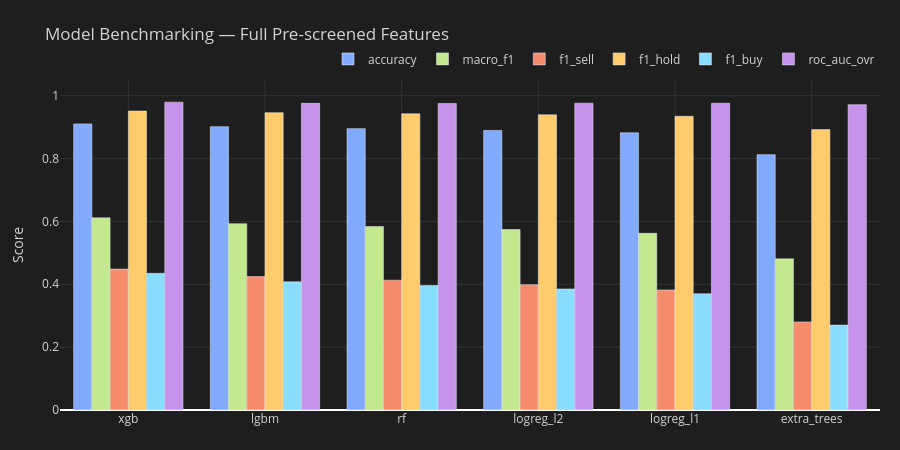

This figure's notebook cell:
### Code cell
from sklearn.metrics import (
    accuracy_score, f1_score, classification_report, roc_auc_score
)

# XGB/LGBM use remapped labels; others use original y
_XGB_MODELS = {'xgb', 'lgbm'}

def _get_xy(name, which='train'):
    """Return X, y pair for the given model (handles XGB label remapping)."""
    X = X_train_ps if which == 'train' else X_test_ps
    y = (y_train_xgb if name in _XGB_MODELS else y_train) if which == 'train' else \
        (y_test_xgb  if name in _XGB_MODELS else y_test)
    return X, y

def _eval_model(name, model):
    _, y_tr = _get_xy(name, 'train')
    X_te, y_te = _get_xy(name, 'test')
    preds = model.predict(X_te)

    # Remap XGB preds back to original labels for consistent reporting
    if name in _XGB_MODELS:
        preds_orig = np.vectorize(_LABEL_REMAP.get)(preds)
        y_te_orig  = np.vectorize(_LABEL_REMAP.get)(y_te)
    else:
        preds_orig = preds
        y_te_orig  = y_te

    acc   = accuracy_score(y_te_orig, preds_orig)
    f1    = f1_score(y_te_orig, preds_orig, average='macro', zero_division=0)
    f1_pc = f1_score(y_te_orig, preds_orig, average=None,    zero_division=0,
                     labels=[-1, 0, 1])

    # ROC-AUC (OvR) — needs probabilities
    try:
        proba = model.predict_proba(X_te)
        if name in _XGB_MODELS:
            y_bin = label_binarize(y_te, classes=[0, 1, 2])
        else:
            y_bin = label_binarize(y_te_orig, classes=[-1, 0, 1])
        roc = roc_auc_score(y_bin, proba, multi_class='ovr', average='macro')
    except Exception:
        roc = float('nan')

    return {
        'accuracy':    acc,
        'macro_f1':    f1,
        'f1_sell':     f1_pc[0],
        'f1_hold':     f1_pc[1],
        'f1_buy':      f1_pc[2],
        'roc_auc_ovr': roc,
    }

# ── Train + Evaluate ───────────────────────────────────────────────────────────
bench_results_full = {}
fitted_models_full = {}

for name in MODELS_TO_RUN:
    model = AVAILABLE_MODELS[name]
    X_tr, y_tr = _get_xy(name, 'train')
    print(f"  Training {name} …", end='  ')
    _t0 = time.time()
    if name in _XGB_MODELS:
        model.fit(X_tr, y_tr, sample_weight=_sw_train_xgb)
    else:
        model.fit(X_tr, y_tr)
    print(f"{time.time()-_t0:.1f}s")
    fitted_models_full[name] = model
    bench_results_full[name] = _eval_model(name, model)

# ── Results table ──────────────────────────────────────────────────────────────
bench_df_full = (
    pd.DataFrame(bench_results_full).T
    .sort_values('macro_f1', ascending=False)
    .round(4)
)
print(f"\n{'='*70}")
print("  BENCHMARKING RESULTS — FULL PRE-SCREENED FEATURES")
print(f"{'='*70}")
print(bench_df_full.to_string())

# ── Bar chart ─────────────────────────────────────────────────────────────────
_metrics  = ['accuracy', 'macro_f1', 'f1_sell', 'f1_hold', 'f1_buy', 'roc_auc_ovr']
_mc = ['#82aaff','#c3e88d','#f78c6c','#ffcb6b','#89ddff','#c792ea']

fig = go.Figure()
for _mi, _met in enumerate(_metrics):
    fig.add_trace(go.Bar(
        name=_met,
        x=bench_df_full.index.tolist(),
        y=bench_df_full[_met].tolist(),
        marker_color=_mc[_mi % len(_mc)],
    ))
fig.update_layout(
    title='Model Benchmarking — Full Pre-screened Features',
    barmode='group',
    yaxis=dict(range=[0, 1.05], title='Score', gridcolor='#333'),
    xaxis=dict(gridcolor='#333'),
    height=450,
    paper_bgcolor='#1e1e1e', plot_bgcolor='#1e1e1e', font=dict(color='#d4d4d4'),
    legend=dict(orientation='h', yanchor='bottom', y=1.02, xanchor='right', x=1),
    margin=dict(l=60, r=20, t=80, b=40),
)
fig.show()

### Figure 1 — Plotly figure (JSON) as saved in the notebook; plotly's stock layout.template omitted (floating-point values rounded to 4 significant figures)
{"data": [{"marker": {"color": "#82aaff"}, "name": "accuracy", "type": "bar", "x": ["xgb", "lgbm", "rf", "logreg_l2", "logreg_l1", "extra_trees"], "y": [0.9103, 0.9014, 0.8952, 0.8897, 0.8818, 0.8125]}, {"marker": {"color": "#c3e88d"}, "name": "macro_f1", "type": "bar", "x": ["xgb", "lgbm", "rf", "logreg_l2", "logreg_l1", "extra_trees"], "y": [0.6115, 0.5928, 0.5838, 0.5743, 0.5622, 0.4809]}, {"marker": {"color": "#f78c6c"}, "name": "f1_sell", "type": "bar", "x": ["xgb", "lgbm", "rf", "logreg_l2", "logreg_l1", "extra_trees"], "y": [0.4483, 0.4244, 0.4129, 0.3986, 0.3819, 0.2803]}, {"marker": {"color": "#ffcb6b"}, "name": "f1_hold", "type": "bar", "x": ["xgb", "lgbm", "rf", "logreg_l2", "logreg_l1", "extra_trees"], "y": [0.9512, 0.9461, 0.9425, 0.9393, 0.9347, 0.8923]}, {"marker": {"color": "#89ddff"}, "name": "f1_buy", "type": "bar", "x": ["xgb", "lgbm", "rf", "logreg_l2", "logreg_l1", "extra_trees"], "y": [0.4349, 0.4078, 0.396, 0.385, 0.3698, 0.2701]}, {"marker": {"color": "#c792ea"}, "name": "roc_auc_ovr", "type": "bar", "x": ["xgb", "lgbm", "rf", "logreg_l2", "logreg_l1", "extra_trees"], "y": [0.9795, 0.9757, 0.9754, 0.9763, 0.9761, 0.9713]}], "layout": {"barmode": "group", "font": {"color": "#d4d4d4"}, "height": 450, "legend": {"orientation": "h", "x": 1, "xanchor": "right", "y": 1.02, "yanchor": "bottom"}, "margin": {"b": 40, "l": 60, "r": 20, "t": 80}, "paper_bgcolor": "#1e1e1e", "plot_bgcolor": "#1e1e1e", "title": {"text": "Model Benchmarking — Full Pre-screened Features"}, "xaxis": {"gridcolor": "#333"}, "yaxis": {"gridcolor": "#333", "range": [0, 1.05], "title": {"text": "Score"}}}}
